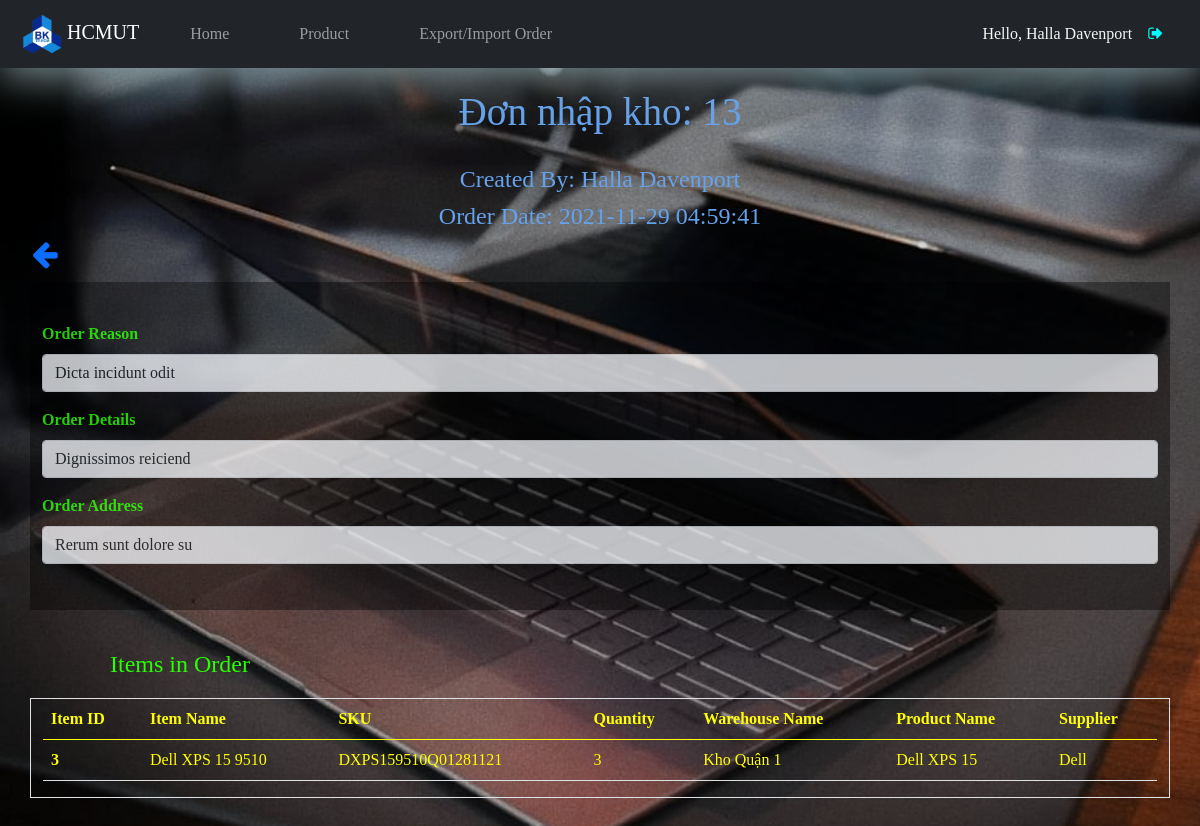
Page /show-order.php?id=13 (signed in) on the committed database.
### tables this page shows
CREATE TABLE `staff` (
  `id` int(10) UNSIGNED NOT NULL,
  `roleID` int(11) NOT NULL,
  `name` varchar(150) NOT NULL,
  `address` varchar(255) NOT NULL,
  `phone_number` varchar(20) NOT NULL,
  `email` varchar(255) NOT NULL,
  `username` varchar(100) NOT NULL,
  `password` varchar(255) NOT NULL
);

CREATE TABLE `order_table` (
  `id` int(10) UNSIGNED NOT NULL,
  `userID` int(10) UNSIGNED NOT NULL,
  `order_type` int(11) NOT NULL,
  `order_reason` varchar(255) NOT NULL,
  `order_details` varchar(255) NOT NULL,
  `order_address` varchar(255) NOT NULL,
  `order_date` datetime NOT NULL
);

CREATE TABLE `order_items` (
  `order_id` int(10) UNSIGNED NOT NULL,
  `item_id` int(10) UNSIGNED NOT NULL,
  `quantity` int(10) UNSIGNED NOT NULL
);

CREATE TABLE `item` (
  `id` int(10) UNSIGNED NOT NULL,
  `name` varchar(100) NOT NULL,
  `sku` varchar(100) NOT NULL,
  `supplier` varchar(100) NOT NULL,
  `product_id` int(10) UNSIGNED NOT NULL,
  `warehouse_id` int(10) UNSIGNED NOT NULL,
  `quantity` int(10) UNSIGNED NOT NULL
);

CREATE TABLE `warehouse` (
  `id` int(10) UNSIGNED NOT NULL,
  `name` varchar(150) NOT NULL,
  `address` varchar(255) NOT NULL
);

CREATE TABLE `product` (
  `id` int(10) UNSIGNED NOT NULL,
  `name` varchar(100) NOT NULL,
  `description` text NOT NULL,
  `product_type` varchar(100) NOT NULL,
  `quantity` int(10) UNSIGNED NOT NULL
);

### show-order.php (the view, shortened to what this page needs)
<?php
include("partials-front/menu.php");
if(isset($_GET['id']))
{
    $order_id = $_GET['id'];
    $sql = "SELECT * from order_table WHERE id = $order_id";
    $res = mysqli_query($conn, $sql);
    $count = mysqli_num_rows($res);
    if($count == 1)
    {
        $row = mysqli_fetch_assoc($res);
        $order_type = $row['order_type'];
        $order_reason = $row['order_reason'];
        $order_details = $row['order_details'];
        $order_address = $row['order_address'];
        $userID = $row['userID'];
        $sql2 = "SELECT * from staff where id = $userID";
        $res2 = mysqli_query($conn, $sql2);
        $row2 = mysqli_fetch_assoc($res2);
        $userFName = $row2['name'];
        $order_date = $row['order_date'];
    }
    else
    {
        header('location:'.SITE_URL.'order.php');
    }
}
else
{
    header('location:'.SITE_URL.'order.php');
}
?>
<div class="container-fluid" style="color: #65a2eb;">
    <h3 class='text-center'><?php if($order_type==1){echo "Đơn nhập kho: ".$order_id;}else{echo "Đơn xuất kho: ".$order_id;} ?></h3>
    <h4 class="text-center">Created By: <?php echo $userFName; ?></h4>
    <h4 class="text-center">Order Date: <?php echo $order_date; ?></h4>
    <a href="<?php echo SITE_URL; ?>order.php"><i class="fa fa-arrow-left" aria-hidden="true" style="font-size: 30px; padding-left: 20px;"></i></a>
</div>
<div class="container-xl product" style="margin-top: 10px; color: #29ff00; opacity: 80%;">
    <div class="mb-3">
        <label for="order_reason" class="form-label"><strong>Order Reason</strong></label>
        <input rows="3" name="order_reason" id="order_reason" class="form-control" readonly value="<?php echo $order_reason; ?>">
    </div>
    <div class="mb-3">
        <label for="order_details" class="form-label"><strong>Order Details</strong></label>
        <input rows="3" name="order_details" id="order_details" class="form-control" readonly value="<?php echo $order_details; ?>">
    </div>
    <div class="mb-3">
        <label for="order_address" class="form-label"><strong>Order Address</strong></label>
        <input rows="3" name="order_address" id="order_address" class="form-control" readonly value="<?php echo $order_address; ?>">
    </div>
</div>
<h4 style="margin-left: 110px; margin-bottom: 20px; color: #29ff00;">Items in Order</h4>
<div class="container-xl border" style="margin-top: 10px; margin-bottom: 50px;">
        <div class='table-responsive-xl'>
            <table class="table" id="result2" style="color: yellow;">
                <thead>
                    <tr>
                        <th scope="col">Item ID</th>
                        <th scope="col">Item Name</th>
                        <th scope="col">SKU</th>
                        <th scope="col">Quantity</th>
                        <th scope="col">Warehouse Name</th>
                        <th scope="col">Product Name</th>
                        <th scope="col">Supplier</th>
                    </tr>
                </thead>
                <tbody>
                    <?php
                        $sql1 = "SELECT * FROM order_items WHERE order_id = $order_id";
                        $res1 = mysqli_query($conn, $sql1);
                        $count1 = mysqli_num_rows($res1);
                        if($count1 > 0)
                        {
                            while($row1=mysqli_fetch_assoc($res1))
                            {
                                $item_id = $row1['item_id'];
                                $quantity = $row1['quantity'];
                                $sql2 = "SELECT * FROM item WHERE id = $item_id";
                                $res2 = mysqli_query($conn, $sql2);
                                $count2 = mysqli_num_rows($res2);
                                if($count2>0)
                                {
                                    $row2 = mysqli_fetch_assoc($res2);
                                    $item_name = $row2['name'];
                                    $sku = $row2['sku'];
                                    $warehouse_id = $row2['warehouse_id'];
                                    $product_id = $row2['product_id'];
                                    $supplier = $row2['supplier'];
                                    $sql4 = "SELECT name from warehouse WHERE id = $warehouse_id";
                                    $res4 = mysqli_query($conn, $sql4);
                                    $row4 = mysqli_fetch_assoc($res4);
                                    $warehouse_name = $row4['name'];
                                    $sql3 = "SELECT name from product WHERE id = $product_id";
                                    $res3 = mysqli_query($conn, $sql3);
                                    $row3 = mysqli_fetch_assoc($res3);
                                    $product_name = $row3['name'];
                                    ?>
                                    <tr class="res d-none">
                                        <th scope="row"><?php echo $item_id; ?></th>
                                        <td><?php echo $item_name; ?></td>
                                        <td><?php echo $sku; ?></td>
                                        <td><?php echo $quantity; ?></td>
                                        <td><?php echo $warehouse_name; ?></td>
                                        <td><?php echo $product_name; ?></td>
                                        <td><?php echo $supplier; ?></td>
                                    </tr>
                                    <?php
                                }
                            }
                        }
                    ?>
                </tbody>
            </table>
        </div>
    </div>
<?php include('partials-front/footer.php'); ?>

### partials-front/menu.php (shortened to what this page needs)
<?php include('config/constants.php'); ?>
<?php
    if(!isset($_SESSION['userID']) && !isset($_SESSION['roleID']))
    {
        $_SESSION['login'] = "<div class='text-danger'>Please login!</div>";
        header('location:'.SITE_URL.'login.php');
    }
    else
    {
        $userID = $_SESSION['userID'];
        $sql = "SELECT * from staff WHERE id = $userID";
        $res = mysqli_query($conn, $sql);
        if(mysqli_num_rows($res) == 1)
        {
            $row = mysqli_fetch_assoc($res);
            $name = $row['name'];
        }
        else
        {
            header('location:'.SITE_URL.'logout.php');
        }
    }
?>
<!DOCTYPE html>
<html lang="en">
<head>
    <link rel="stylesheet" href="https://cdnjs.cloudflare.com/ajax/libs/font-awesome/4.7.0/css/font-awesome.min.css">
    <link href="https://cdn.jsdelivr.net/npm/bootstrap@5.0.2/dist/css/bootstrap.min.css" rel="stylesheet">
    <link rel="stylesheet" href="public/css/style.css">
</head>
<body>
    <nav class="navbar navbar-expand-lg navbar-dark bg-dark nav">
        <div class="container-fluid">
            <a class="navbar-brand" href="hcmut.php">
                <img src="public/image/bk.png" alt="logo_BK" width="40" height="40" style="margin-left: 10px;">
                HCMUT</a>
            <div class="collapse navbar-collapse" id="navbarSupportedContent">
                <ul class="navbar-nav me-auto mb-2 mb-lg-0">
                <li class="nav-item">
                    <a class="nav-link" aria-current="page" href="<?php echo SITE_URL; ?>home.php">Home</a>
                </li>
                <li class="nav-item">
                    <a class="nav-link" href="<?php echo SITE_URL; ?>product.php">Product</a>
                </li>
                <li class="nav-item">
                    <a class="nav-link" href="<?php echo SITE_URL; ?>order.php">Export/Import Order</a>
                </li>
                </ul>
                <li class="dropdown" style="float: right">
                    <a class="nav-link" style="color: whitesmoke; cursor: crosshair;" id="navbarDropdown" role="button" data-bs-toggle="dropdown" aria-expanded="false">
                    Hello, <?php echo $name; ?>
                    </a>
                </li>
                <a href="<?php echo SITE_URL; ?>logout.php"><i class="fa fa-sign-out" style="color: cyan; margin-right: 25px;" aria-hidden="true"></i></a>
            </div>
        </div>
    </nav>

### public/css/style.css (style rules this page uses)
body { justify-content: center; align-items: center; font-family: "Baloo Tammudu 2"; }
.nav { position: relative; box-shadow: 0 10px 40px rgba(150, 174, 178, 0.8); }
.nav-item { color: #83818c; padding: 6px 20px; text-decoration: none; transition: 0.3s; margin: 0 7px; z-index: 1; position: relative; }
.nav-item:before { content: ''; position: absolute; bottom: -7px; left: 0px; width: 100%; height: 5px; background-color: #9bd4ee; border-radius: 8px 8px 0 0; opacity: 0; transition: 0.3s; }
.h3, h3 { margin-top: 20px; margin-bottom: 30px; font-size: calc(2rem + .6vw); }
.product { background: #dfe4ea; align-items: center; padding-top: 40px; padding-bottom: 30px; margin-bottom: 40px; background-color: #00000078; }

### partials-front/menu.php (style rules this page uses)
body { background-image: url('public/image/background.png'); background-repeat: no-repeat; background-size: cover; background-attachment: fixed; }

### rows in the picture
staff: name "Halla Davenport"
order_table: order_date "2021-11-29 04:59:41", order_reason "Dicta incidunt odit", order_details "Dignissimos reiciend", order_address "Rerum sunt dolore su"
order_items: item "3", item.name "Dell XPS 15 9510", item.sku "DXPS159510Q01281121", quantity "3", warehouse.name "Kho Quận 1", product.name "Dell XPS 15", item.supplier "Dell"

### other values in the picture
$order_id "13"
